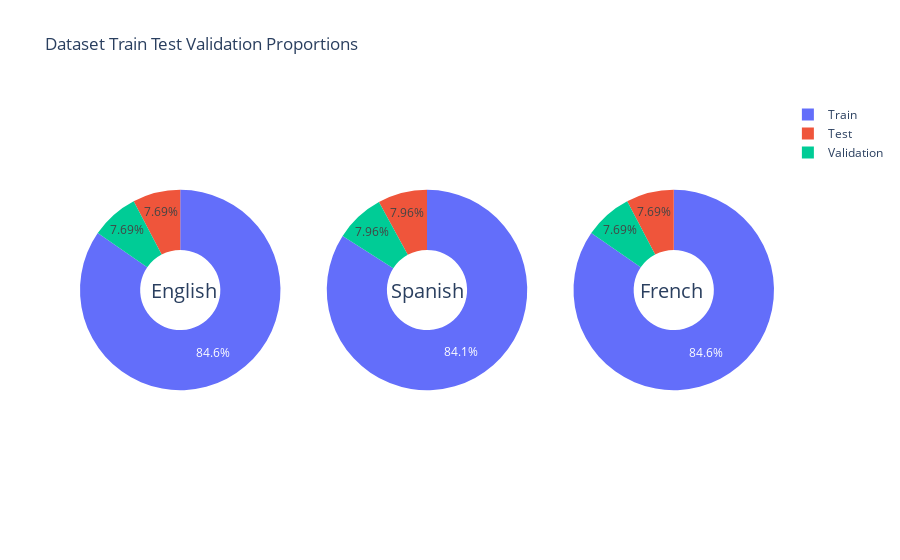

Source (notebook cell):
### Code cell
import plotly.graph_objects as go
from plotly.subplots import make_subplots

labels = ["Train", "Test", "Validation"]

# Create subplots: use 'domain' type for Pie subplot
fig = make_subplots(rows=1, cols=3, specs=[[{'type':'domain'}, {'type':'domain'}, {'type':'domain'}]])
fig.add_trace(go.Pie(labels=labels, values=[dataset_en['train'].num_rows, dataset_en['test'].num_rows, dataset_en['validation'].num_rows], name="English"),
              1, 1)
fig.add_trace(go.Pie(labels=labels, values=[dataset_es['train'].num_rows, dataset_es['test'].num_rows, dataset_es['validation'].num_rows], name="Spanish"),
              1, 2)
fig.add_trace(go.Pie(labels=labels, values=[dataset_fr['train'].num_rows, dataset_fr['test'].num_rows, dataset_fr['validation'].num_rows], name="French"),
              1, 3)

# Use `hole` to create a donut-like pie chart
fig.update_traces(hole=.4, hoverinfo="label+percent+name")

fig.update_layout(
    title_text="Dataset Train Test Validation Proportions",
    # Add annotations in the center of the donut pies.
    annotations=[dict(text='English', x=0.1, y=0.5, font_size=20, showarrow=False),
                 dict(text='Spanish', x=0.5, y=0.5, font_size=20, showarrow=False),
                 dict(text='French', x=0.9, y=0.5, font_size=20, showarrow=False)])
fig.show()

### Figure 1 — Plotly figure (JSON) as saved in the notebook; plotly's stock layout.template omitted (floating-point values rounded to 4 significant figures)
{"data": [{"domain": {"x": [0, 0.2889], "y": [0, 1]}, "hole": 0.4, "hoverinfo": "label+percent+name", "labels": ["Train", "Test", "Validation"], "name": "English", "type": "pie", "values": [55000, 5000, 5000]}, {"domain": {"x": [0.3556, 0.6444], "y": [0, 1]}, "hole": 0.4, "hoverinfo": "label+percent+name", "labels": ["Train", "Test", "Validation"], "name": "Spanish", "type": "pie", "values": [52785, 5000, 5000]}, {"domain": {"x": [0.7111, 1], "y": [0, 1]}, "hole": 0.4, "hoverinfo": "label+percent+name", "labels": ["Train", "Test", "Validation"], "name": "French", "type": "pie", "values": [55000, 5000, 5000]}], "layout": {"annotations": [{"font": {"size": 20}, "showarrow": false, "text": "English", "x": 0.1, "y": 0.5}, {"font": {"size": 20}, "showarrow": false, "text": "Spanish", "x": 0.5, "y": 0.5}, {"font": {"size": 20}, "showarrow": false, "text": "French", "x": 0.9, "y": 0.5}], "title": {"text": "Dataset Train Test Validation Proportions"}}}
